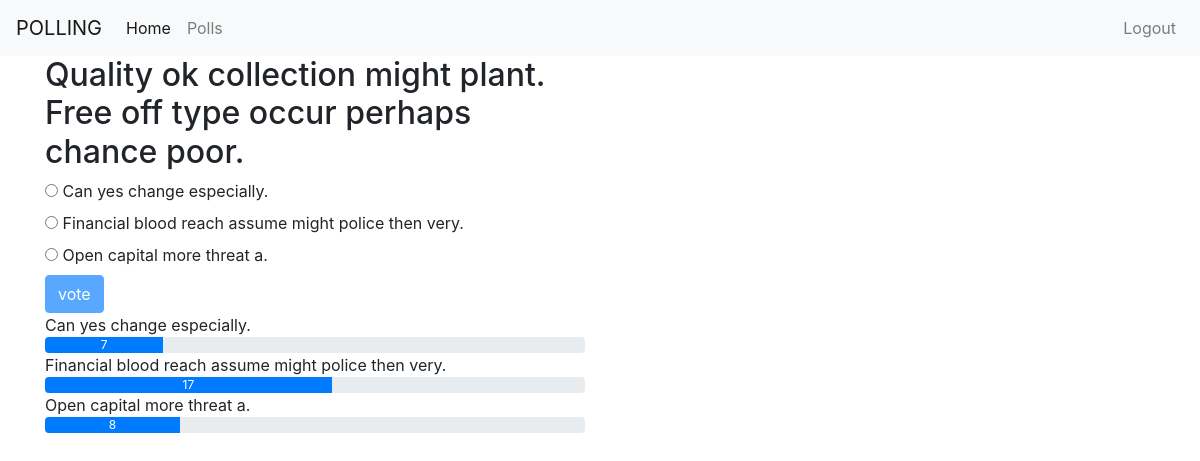
The page /polls/detail/142 (signed in) on the database its author committed.
### polls/models.py (models this page shows, shortened)
class Poll(models.Model):
    owner=models.ForeignKey(User,on_delete=models.CASCADE,null=True)
    text=models.CharField(max_length=255)
    pub_date=models.DateField()
    def user_can_vote(self,user):
        user_votes=user.vote_set.all()
        for vote in user_votes:
            if vote.poll==self:
                return False;
        return True
    @property
    def num_votes(self):
        return self.vote_set.count()
    def __str__(self):
        return self.text
    def get_results_dict(self):
        res=[]
        for choice in self.choice_set.all():
            d={}
            d['text']=choice.choice_text
            d['num_votes']=choice.num_votes
            if self.num_votes==0:
                d['percentage']=0
            else:
                d['percentage']=choice.num_votes/self.num_votes*100
            res.append(d)
        return res

class Choice(models.Model):
    poll=models.ForeignKey(Poll,on_delete=models.CASCADE)
    choice_text=models.CharField(max_length=255)
    @property
    def num_votes(self):
        return self.vote_set.count()

### polls/views.py (the view)
# urls.py: path('detail/<int:poll_id>',views.polls_detail,name='detail'),
@login_required
def polls_detail(request,poll_id):
    poll=Poll.objects.get(id=poll_id)
    vote=not poll.user_can_vote(request.user)
    result=poll.get_results_dict()
    context={ 'poll':poll,'user_can_not_vote':vote ,'results':result}
    return render(request,'polls/polls_detail.html',context)

### templates/polls/polls_detail.html (shortened to what this page needs)
{% extends 'base.html' %}
{% block content %}
<div class="container">
  <div class="row ">
    <div class="col-sm-6 offset-sm3 ">
   <form action="{% url 'polls:vote' poll.id %}" method='POST'>
      <h2>{{poll}}</h2>
      {% for choice in poll.choice_set.all %}
      <input type="radio" name='choice' value="{{choice.id}}" id="choice{{choice.id}}" />
      <label for="choice{{choice.id}}">{{choice.choice_text}}</label><br>
      {% endfor %}
      <button type="submit" class="btn btn-primary" {% if user_can_not_vote %} disabled {% endif %}>vote</button>
   </form>
   {% if user_can_not_vote %}
   {% for result in results %}
   {{result.text}}
   <div class="progress">
      <div class="progress-bar" role="progressbar" style="width:{{result.percentage}}%;">{{result.num_votes}}</div>
   </div>
   {% endfor %}
   {% endif %}
</div>
{% endblock %}

### rows shown on the page
Poll: text "Quality ok collection might plant. Free off type occur perhaps chance poor."
Choice: choice_text "Can yes change especially.", text "Can yes change especially."
Choice: choice_text "Financial blood reach assume might police then very.", text "Financial blood reach assume might police then very."
Choice: choice_text "Open capital more threat a.", text "Open capital more threat a."

### other values the page prints
{{ result.num_votes }} "7" "17" "8"
